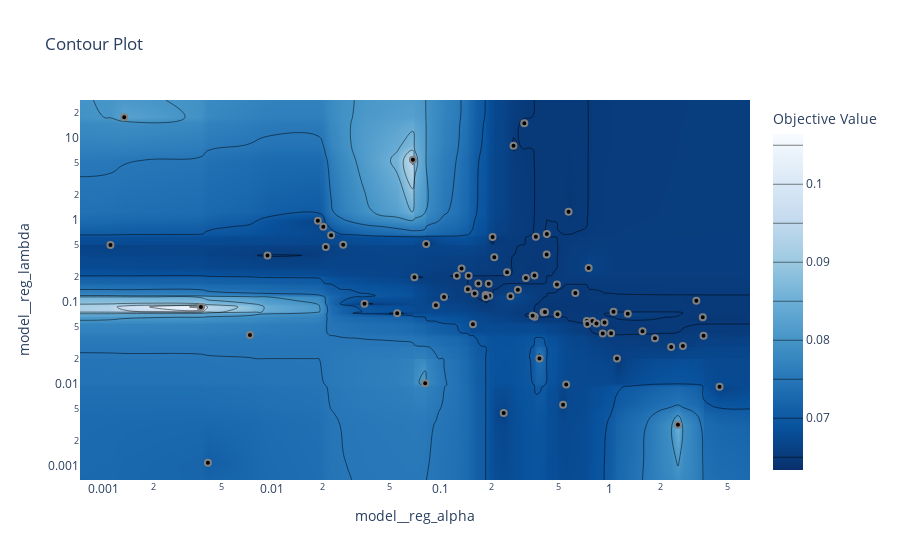

Source (notebook cell):
### Code cell
fig5 = optuna.visualization.plot_contour(loaded_study, params=['model__reg_alpha', 'model__reg_lambda'])
fig5.show()
